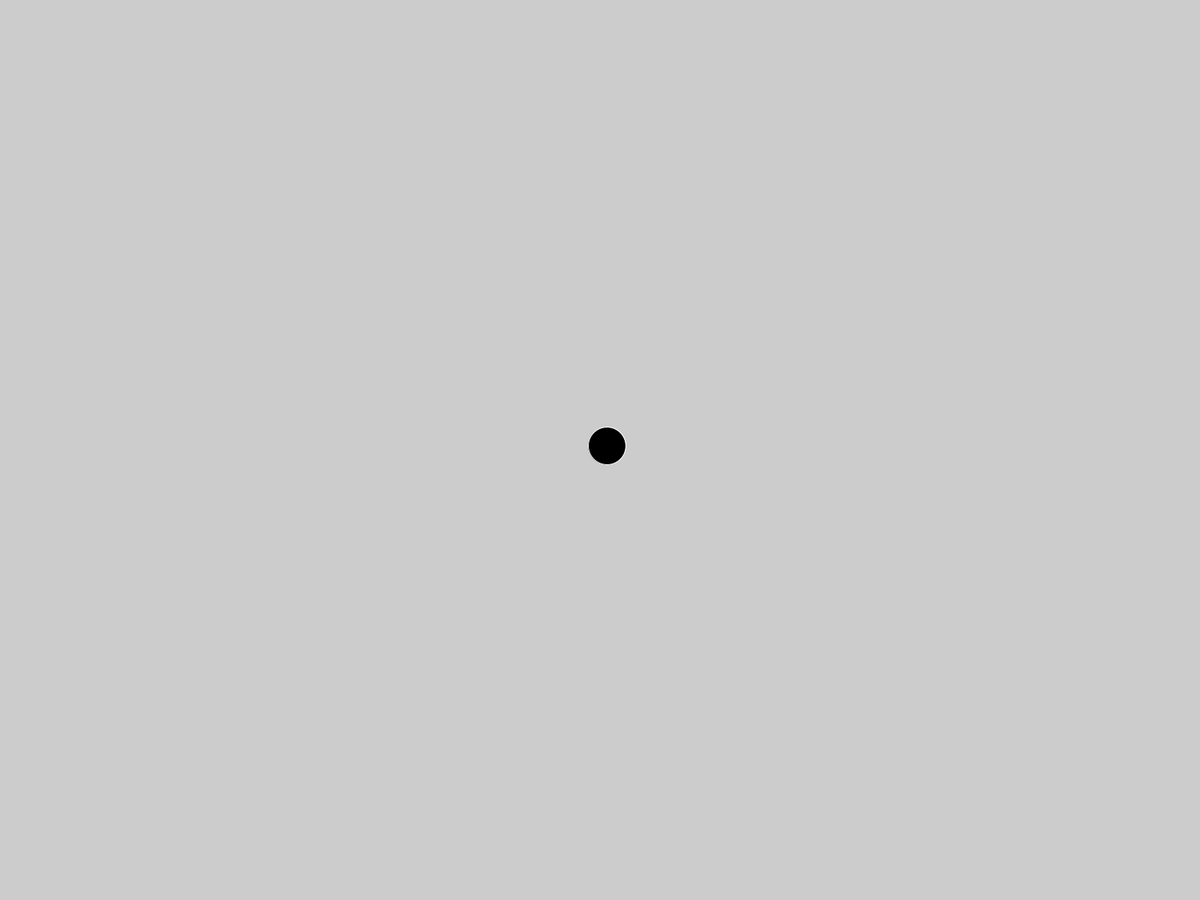
Frame 1 (no input)
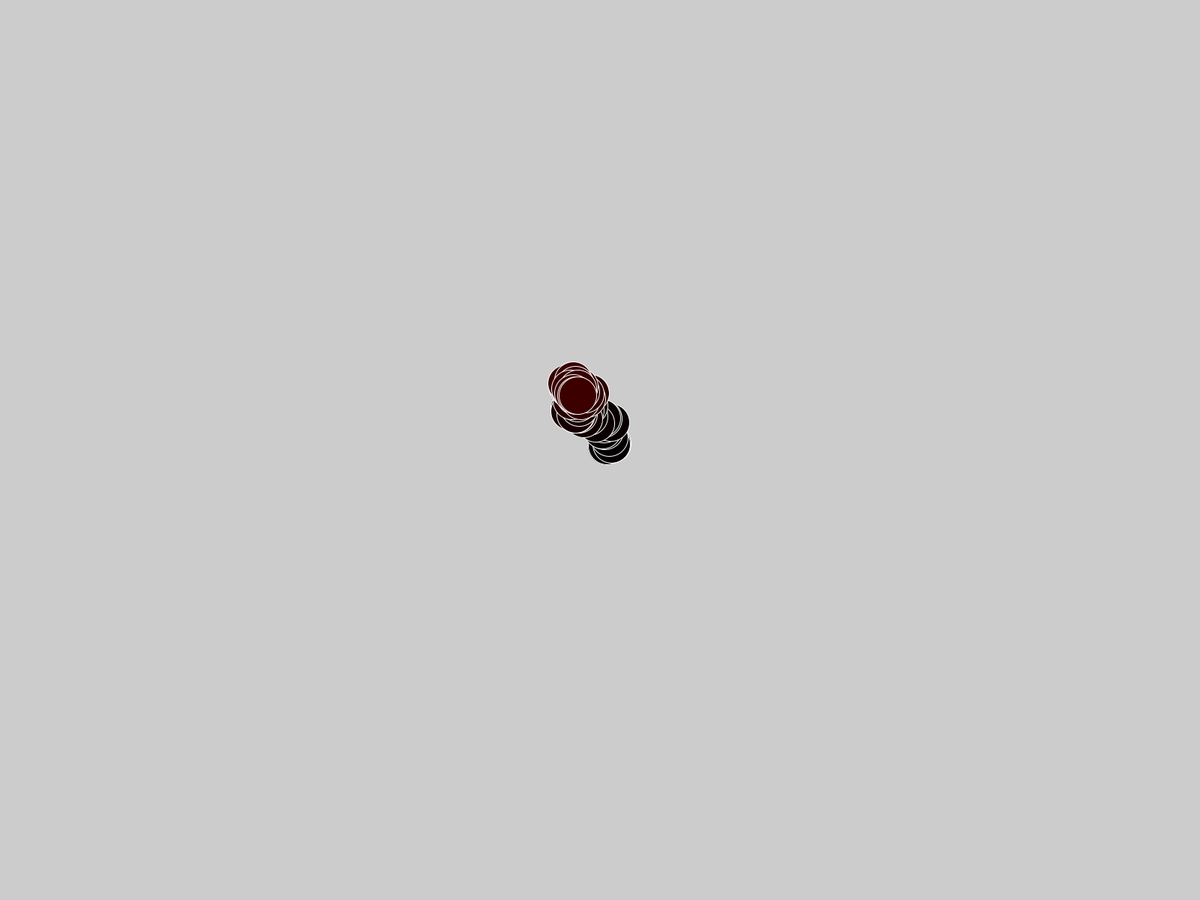
Frame 60 (the mouse pressed at the canvas centre just before this capture)
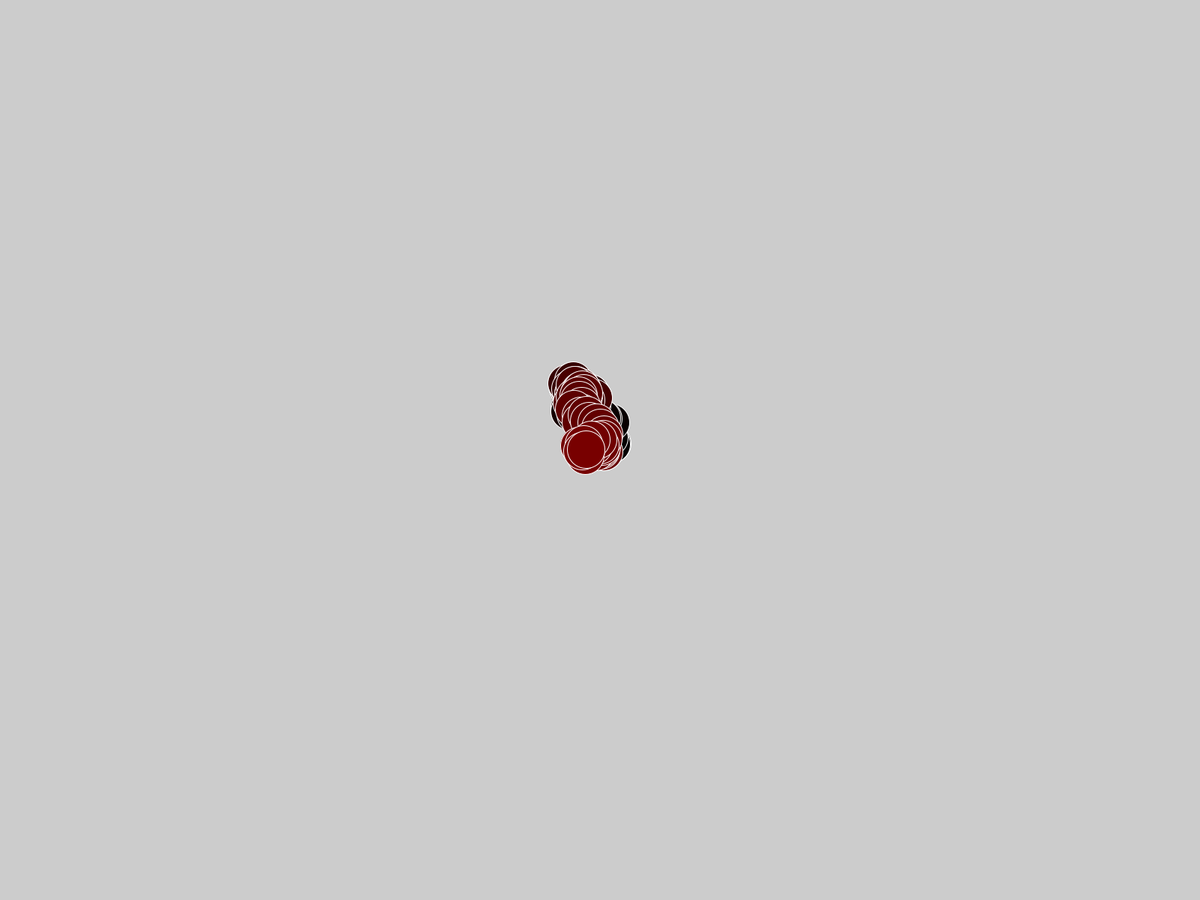
Frame 120 (the mouse held since frame 60 and released just before this capture)

The Processing sketch that drew these frames (run headless with seeded random() and noise(); from frame 60 on, the mouse is pressed at the canvas centre):

// Processing sketch: ColourStroke
// ── ColourStroke.pde
public float r;
public float g;
public float b;
public float posX;
public float weightX;
public float posY;
public float weightY;
public boolean rgbAscend = true;

void setup()
{
  fullScreen();
  //size(150, 150);

  posX = width / 2;
  posY = height / 2;
  
  weightX = random(-2, 1);
  weightY = random(-2, 1);

  stroke(0);
  fill(200);
  
  frameRate(1000000);
}

void draw()
{
  if (rgbAscend)
    RGBAscend();
  else
    RGBDescend();
  
  stroke(255);
  fill(r, g, b);
  
  posX = random(posX - 10, posX + 10);
  posY = random(posY - 10, posY + 10);
  
  
  if (frameCount % 240 == 0)
  {
    posX += weightX;
    posY += weightY;
  }
  
  if (posX > width)
  {
    posX = width;
    weightX = random(-1, 1);
  }
  if (posX < 0)
  {
    posX = 0;
    weightX = random(-1, 1);

  }
  if (posY > height)
  {
    posY = height;
    weightY = random(-1, 1);
  }
  if (posY < 0)
  {
    posY = 0;
    weightY = random(-1, 1);
  }
  
  ellipse(posX, posY, 50, 50);
}

void RGBAscend()
{
  if (r < 255)
  {
    r++;
  }
  else
  {
    if (g < 255)
    {
      g++;
    }
    else
    {
      if (b < 255)
      {
        b++;
      }
      else
      {
        rgbAscend = false;
      }
    }
  }
}

void RGBDescend()
{
  if (r > 0)
  {
    r--;
  }
  else
  {
    if (g > 0)
    {
      g--;
    }
    else
    {
      if (b > 0)
      {
        b--;
      }
      else
      {
        rgbAscend = true;
      }
    }
  }
}
